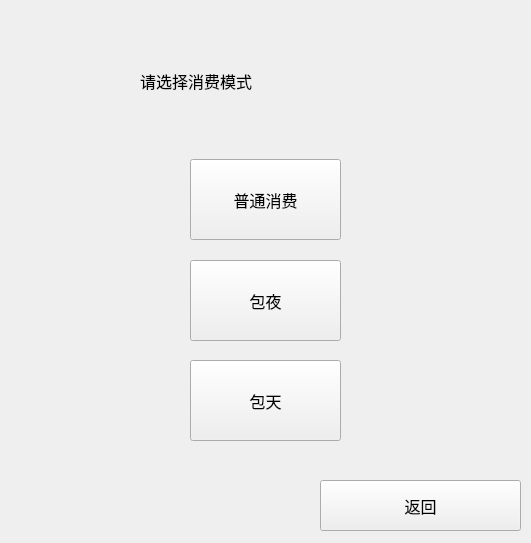
<?xml version="1.0" encoding="UTF-8"?>
<ui version="4.0">
 <class>SelectDialog</class>
 <widget class="QDialog" name="SelectDialog">
  <property name="geometry">
   <rect>
    <x>0</x>
    <y>0</y>
    <width>531</width>
    <height>543</height>
   </rect>
  </property>
  <property name="windowTitle">
   <string>消费模式选择界面</string>
  </property>
  <widget class="QLabel" name="label">
   <property name="geometry">
    <rect>
     <x>140</x>
     <y>40</y>
     <width>321</width>
     <height>81</height>
    </rect>
   </property>
   <property name="font">
    <font>
     <pointsize>12</pointsize>
    </font>
   </property>
   <property name="focusPolicy">
    <enum>Qt::NoFocus</enum>
   </property>
   <property name="text">
    <string>请选择消费模式</string>
   </property>
  </widget>
  <widget class="QPushButton" name="pushButton">
   <property name="geometry">
    <rect>
     <x>190</x>
     <y>159</y>
     <width>151</width>
     <height>81</height>
    </rect>
   </property>
   <property name="font">
    <font>
     <pointsize>12</pointsize>
    </font>
   </property>
   <property name="focusPolicy">
    <enum>Qt::NoFocus</enum>
   </property>
   <property name="text">
    <string>普通消费</string>
   </property>
  </widget>
  <widget class="QPushButton" name="pushButton_2">
   <property name="geometry">
    <rect>
     <x>190</x>
     <y>260</y>
     <width>151</width>
     <height>81</height>
    </rect>
   </property>
   <property name="font">
    <font>
     <pointsize>12</pointsize>
    </font>
   </property>
   <property name="focusPolicy">
    <enum>Qt::NoFocus</enum>
   </property>
   <property name="text">
    <string>包夜</string>
   </property>
  </widget>
  <widget class="QPushButton" name="pushButton_3">
   <property name="geometry">
    <rect>
     <x>320</x>
     <y>480</y>
     <width>201</width>
     <height>51</height>
    </rect>
   </property>
   <property name="font">
    <font>
     <pointsize>12</pointsize>
    </font>
   </property>
   <property name="focusPolicy">
    <enum>Qt::NoFocus</enum>
   </property>
   <property name="text">
    <string>返回</string>
   </property>
  </widget>
  <widget class="QPushButton" name="pushButton_4">
   <property name="geometry">
    <rect>
     <x>190</x>
     <y>360</y>
     <width>151</width>
     <height>81</height>
    </rect>
   </property>
   <property name="font">
    <font>
     <pointsize>12</pointsize>
    </font>
   </property>
   <property name="focusPolicy">
    <enum>Qt::NoFocus</enum>
   </property>
   <property name="text">
    <string>包天</string>
   </property>
  </widget>
 </widget>
 <resources/>
 <connections/>
</ui>
